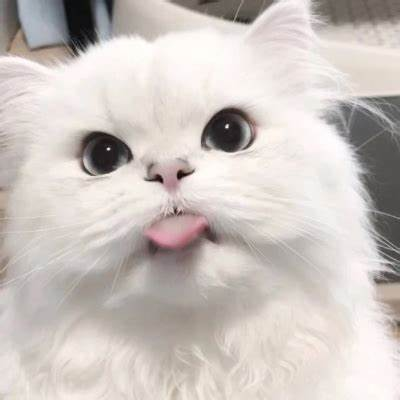
#> input picture data/video/cat.jpg, 400 x 400 px
$ jupyter execute '直方图.ipynb'
#> lines starting #> are read from the running program, lines starting #| are printed output that depends on the picture; after the words box and inside, x2 and y2 are one past the last pixel; in counts of white or black regions, pixels touching at a corner belong together
[cell 1]
import cv2
import numpy as np
def cv2_show(im):
    cv2.namedWindow('image',cv2.WINDOW_NORMAL)
    cv2.imshow('image',im)
    cv2.waitKey(0)
    cv2.destroyAllWindows()

[cell 2]
im=cv2.imread('../data/video/cat.jpg')
#> im is the input picture: shape (400, 400, 3); mean B, G, R 191.4, 195.7, 203.5
hist_b=cv2.calcHist([im],[0],None,[256],[0,256])
#> hist_b = 256 values, max 2403 at index 218, min 0 at index 0, mean 625
hist_g=cv2.calcHist([im],[1],None,[256],[0,256])
#> hist_g = 256 values, max 2910 at index 224, min 0 at index 0, mean 625
hist_r=cv2.calcHist([im],[2],None,[256],[0,256])
#> hist_r = 256 values, max 3172 at index 232, min 0 at index 0, mean 625

[cell 3]
import matplotlib.pyplot as plt
plt.hist(im.ravel(),256)
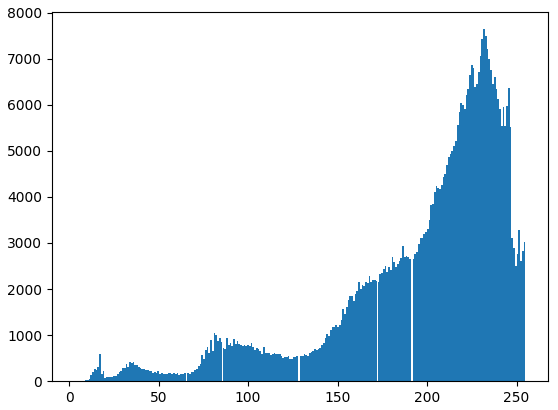
#> figure drawn by matplotlib, 1 panel; tallest bar 7640 high, from x = 231.4 to 232.4

[cell 4]
plt.plot(hist_b,color='b')
plt.plot(hist_g,color='g')
plt.plot(hist_r,color='r')
plt.show()
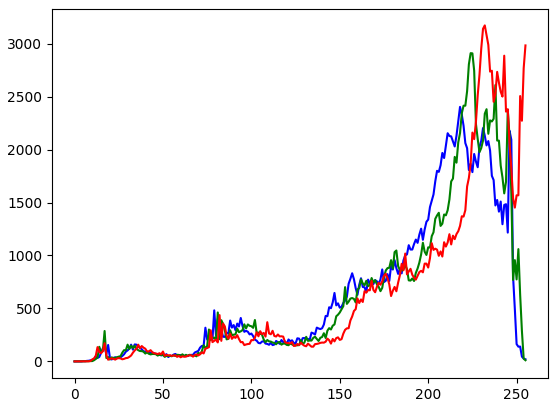
#> figure drawn by matplotlib, 1 panel; curve peaks at x = 218, y = 2403; curve peaks at x = 224, y = 2910; curve peaks at x = 232, y = 3172

[cell 5]
mask=np.zeros(im.shape[:2],np.uint8)
mask[100:300,100:300]=255
cv2_show(mask)
#> in cv2_show, `cv2.imshow('image',im)`:
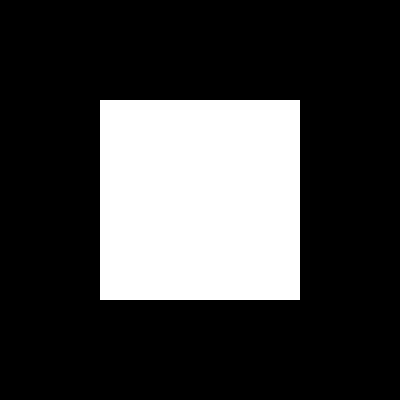
#> window 'image': shape (400, 400); 25% white; 1 white region, box (x1, y1, x2, y2) and area: (100, 100, 300, 300) 40000

[cell 6]
hist_mask=cv2.calcHist([im],[0],mask,[256],[0,256])
#> hist_mask = 256 values, max 651 at index 234, min 0 at index 0, mean 156.2
plt.plot(hist_mask,color='b')
plt.plot(hist_b,color='g')
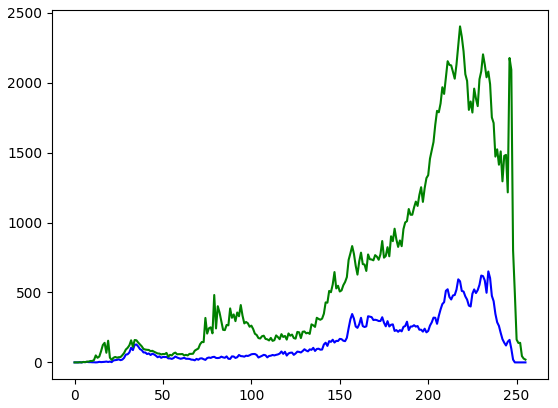
#> figure drawn by matplotlib, 1 panel; curve peaks at x = 234, y = 651; curve peaks at x = 218, y = 2403
